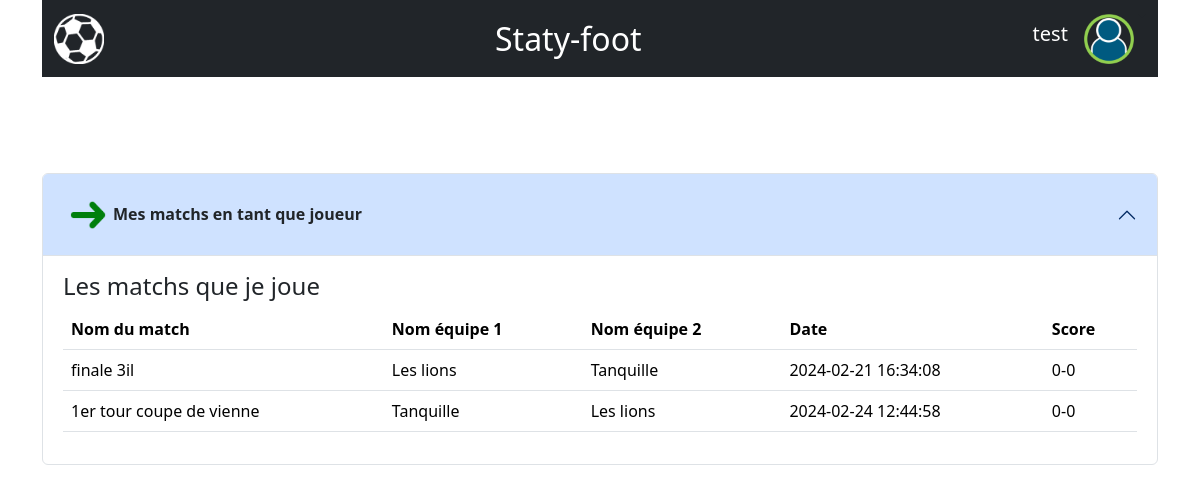
/joueur (signed in), run on an earlier commit of the app's database.
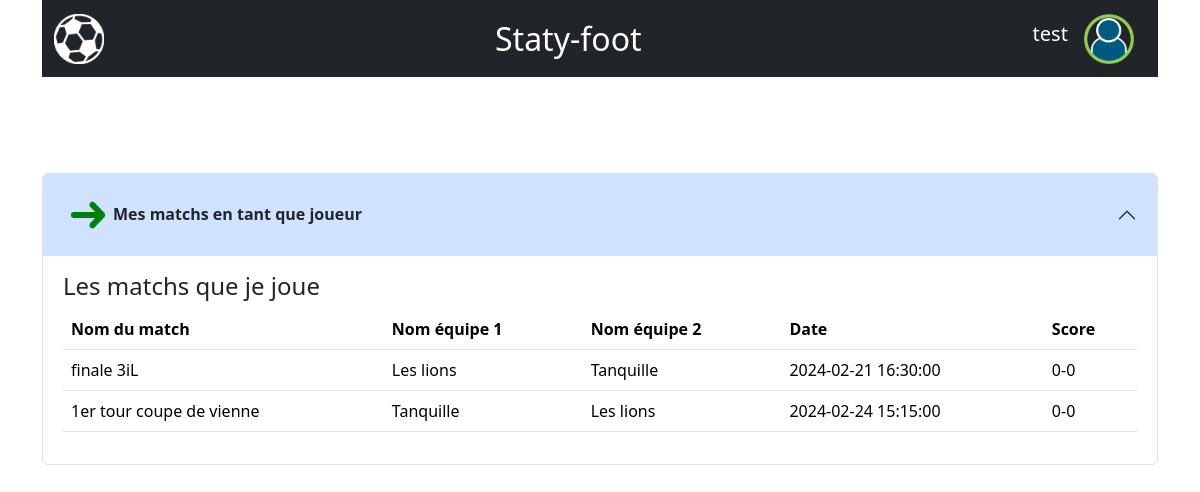
And on a later commit of the database.
### tables this page shows
CREATE TABLE `matchs` (
  `id_match` int NOT NULL,
  `nom_match` varchar(255) DEFAULT NULL,
  `date_match` date DEFAULT NULL,
  `heure_match` time DEFAULT NULL,
  `description_match` text,
  `id_equipe_1` int DEFAULT NULL,
  `id_equipe_2` int DEFAULT NULL,
  `score_equipe_1` int DEFAULT NULL,
  `score_equipe_2` int DEFAULT NULL,
  `login` varchar(255) DEFAULT NULL
);

CREATE TABLE `equipe` (
  `equipe_id` int NOT NULL,
  `nom` varchar(15) NOT NULL,
  `alias` varchar(3) NOT NULL,
  `id_joueur1` int NOT NULL,
  `id_joueur2` int NOT NULL,
  `id_joueur3` int NOT NULL,
  `id_joueur4` int NOT NULL,
  `id_joueur5` int NOT NULL
);

### php/pages/joueur.php (called while the page is built)
<?php
    require_once("php/template/inc_connexionBase.php");
    $texteReq = "select * ";
    $texteReq .= "from joueur ";
    $texteReq .= "where user_id = :user_id";
    $requete = $cnx->prepare($texteReq);
    $requete->bindParam(':user_id', $_SESSION['user_id']);
    $requete->execute();
    $currentJoueur = $requete->fetchAll(PDO::FETCH_ASSOC);
    $texteReq = "select * ";
    $texteReq .= "from matchs ";
    $texteReq .= "where id_equipe_1 = (select equipe_id from equipe where (id_joueur1 = :id_joueur or id_joueur2 = :id_joueur or id_joueur3 = :id_joueur or id_joueur4 = :id_joueur or id_joueur5 = :id_joueur)) ";
    $texteReq .= "or id_equipe_2 = (select equipe_id from equipe where (id_joueur1 = :id_joueur or id_joueur2 = :id_joueur or id_joueur3 = :id_joueur or id_joueur4 = :id_joueur or id_joueur5 = :id_joueur))";
    $requete = $cnx->prepare($texteReq);
    $requete->bindParam(':id_joueur', $currentJoueur[0]['joueur_id']);
    $requete->execute();
    $matchJoueur = $requete->fetchAll(PDO::FETCH_ASSOC);
    include_once("php/view/joueur.php");

### php/template/inc_tabMatchJoueur.php (the view, shortened to what this page needs)
<div class="accordion" id="accordionJoueur">
    <div class="accordion-item">
        <h2 class="accordion-header" id="headingJoueur">
            <button class="accordion-button fw-bold text-dark" type="button" data-bs-toggle="collapse" data-bs-target="#collapseJoueur" aria-expanded="true" aria-controls="collapseJoueur">
                <img src="/ressource/image/fleche_verte.png" alt="Logo" width="50" height="50"
                     class="d-inline-block align-text-top fw-bold">Mes matchs en tant que joueur
            </button>
        </h2>
        <div id="collapseJoueur" class="accordion-collapse collapse show" aria-labelledby="headingJoueur" data-bs-parent="#accordionJoueur">
            <div class="accordion-body">
                <h4> Les matchs que je joue</h4>
                <?php
                if (count($matchJoueur) > 0) {
                    echo "<table class=\"table\">
                            <thead>
                            <tr>
                                <th scope=\"col\">Nom du match</th>
                                <th scope=\"col\">Nom équipe 1</th>
                                <th scope=\"col\">Nom équipe 2</th>
                                <th scope=\"col\">Date</th>
                                <th scope=\"col\">Score</th>";
                echo "</tr>
                            </thead>
                            <tbody>";
                    foreach ($matchJoueur as $match) {
                        $texteReq = "select nom ";
                        $texteReq .= "from equipe ";
                        $texteReq .= "where equipe_id = :equipe_id";
                        $requete = $cnx->prepare($texteReq);
                        $requete->bindParam(':equipe_id', $match['id_equipe_1']);
                        $requete->execute();
                        $nomEquipe1 = $requete->fetchAll(PDO::FETCH_ASSOC);
                        $texteReq = "select nom ";
                        $texteReq .= "from equipe ";
                        $texteReq .= "where equipe_id = :equipe_id";
                        $requete = $cnx->prepare($texteReq);
                        $requete->bindParam(':equipe_id', $match['id_equipe_2']);
                        $requete->execute();
                        $nomEquipe2 = $requete->fetchAll(PDO::FETCH_ASSOC);
                        echo "<tr>
                                    <td>" . $match["nom_match"] . "</td>
                                    <td>" . $nomEquipe1[0]['nom'] . " </td>
                                    <td>" . $nomEquipe2[0]['nom'] . " </td>
                                    <td>" . $match["date_match"] . " " . $match["heure_match"] . "</td>
                                    <td>" . $match["score_equipe_1"] . "-". $match["score_equipe_2"] ."</td>
                              </tr>";
                    }
                    echo "</tbody>
                        </table>";
                }
                ?>
            </div>
        </div>
    </div>
</div>

### index.php (shortened to what this page needs)
<?php
$routes = [];
$routes['/admin'] = 'php/pages/admin.php';
$routes['/pageModifUser'] = 'php/pages/modifUser.php';
$routes['/pageModifJoueur'] = 'php/pages/modifJoueur.php';
$routes['/modifierJoueur'] = 'php/controllers/modifierJoueur.php';
$routes['/modifierUser'] = 'php/controllers/modifierUser.php';
$routes['/organisateur'] = 'php/pages/organisateur.php';
$routes['/pageCreationMatch'] = 'php/pages/creationMatch.php';
$routes['/pageModifMatch'] = 'php/pages/modifMatch.php';
$routes['/modifierMatch'] = 'php/controllers/modifierMatch.php';
$routes['/joueur'] = 'php/pages/joueur.php';
$routes['/connexion'] = 'php/controllers/traiterIdentification.php';
$routes['/pageConnexion'] = 'php/pages/connexion.php';
$routes['/inscription'] = 'php/controllers/traiterInscription.php';
$routes['/pageInscription'] = 'php/pages/inscription.php';
$routes['/deconnexion'] = 'php/pages/connexion.php';
$action = $_SERVER['REQUEST_URI'];
$requestMethod = $_SERVER['REQUEST_METHOD'];
if ($requestMethod === 'GET') {
    $totalRequest = explode("?", $action);
    $action = $totalRequest[0];
}
if(isset($_SESSION["role"])) {
    switch ($_SESSION["role"]) {
        case 'joueur':
            joueur($action, $routes);
            break;
    }
}
function joueur($request, $routes)
{
    redirect("php/pages/joueur.php");
}
function redirect($route)
{
    require_once($route);
}

### php/view/joueur.php (shortened to what this page needs)
<!DOCTYPE html>
<html lang="fr">
<head>
    <?php
    include_once("php/template/inc_head.php");
    ?>
</head>
<body class="container">
<?php
include_once("php/template/inc_header.php");
?>
<br/><br/>
<div class="accordion" id="accordionOrganisateur">
    <br/><br/>
    <?php
    include_once("php/template/inc_tabMatchJoueur.php");
    ?>
</div>

### php/template/inc_head.php (shortened to what this page needs)
<link rel="stylesheet" href="https://cdn.jsdelivr.net/npm/bootstrap-icons@1.11.3/font/bootstrap-icons.min.css">
<link rel="stylesheet" href="../../css/bootstrap.min.css">

### php/template/inc_header.php (shortened to what this page needs)
<?php
    require_once("php/template/inc_head.php");
?>
<nav class="navbar navbar-dark bg-dark">
    <div class="container-fluid">
        <a class="navbar-brand" href="/home">
            <img src="/img/ballon.png" alt="Logo" width="50" height="50"
                 class="d-inline-block align-text-top">
        </a>
        <span class="navbar-brand fs-2 text-white">Staty-foot</span>
        <li class="d-flex nav-link dropdown-toggle" href="#" role="button" data-bs-toggle="dropdown" aria-expanded="false">
            <span class="navbar-brand fs-9 text-white">
                <?php
                echo $_SESSION['login'];
                ?>
            </span>
            <img src="/img/personne.png" alt="Logo" width="50" height="50" class="d-inline-block align-text-top">
        </li>
    </div>
</nav>

What changed in the data, as far as the page shows it:
changed matchs: nom_match "finale 3il" → "finale 3iL"; heure_match "16:34:08" → "16:30:00"
changed matchs "1er tour coupe de vienne": heure_match "12:44:58" → "15:15:00"
